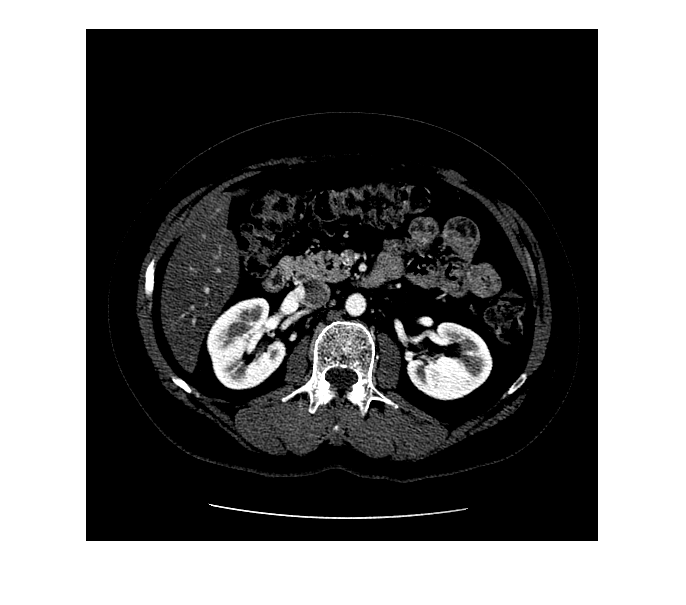
%> input picture Labo3/CT.png, 686 x 605 px
$ octave analyseCT.m   (GNU Octave 9; MATLAB toolbox functions it lacks are replaced by stand-ins)
%> lines starting %> are read from the running program, lines starting %| are printed output that depends on the picture
### Labo3/imgGradient.m
function [dx,dy] = imgGradient(img)
%IMGGRADIENT Summary of this function goes here
%   Detailed explanation goes here
width = size(img,1);
height = size(img,2);
dx=zeros(width,height);
dy=zeros(width,height);
for x=1:width-1
    for  y=1:height-1
        dx(x,y)=img(x,y+1)-img(x,y);
        dy(x,y)=img(x+1,y)-img(x,y);
    end
end
end

### Labo3/filterImg.m
function [filteredImg] = filterImg(img,minVal)
%FILTERIMG Summary of this function goes here
%   Detailed explanation goes here
width = size(img,1);
height = size(img,2);
filteredImg=zeros(width,height);
for x=1:width
    for  y=1:height
        if abs(img(x,y))>=minVal
            filteredImg(x,y)=img(x,y);
        end
    end
end
end

### Labo3/analyseCT.m
%Filtry i inne takie
minAvgGrad=100;
minSumGrad=115;
minDirectGrad=70;

% Wczytanie obrazu i przekształcenie do formatu double
img = imread('CT.png');
%> img is the input picture: size 605x686x3 uint8; min 0, max 255, mean 108.6
img = double(img(:,:,1));  % Praca z jednym kanałem kolorów
%> img: size 605x686 double

% Definicja osi x i y
x = 1:size(img,2);
%> x = 686 values from 1 to 686
y = 1:size(img,1)';
%> y = 605 values from 1 to 605

% Obliczenie gradientów px i py
[px, py] = imgGradient(img);
%> after the loop in imgGradient, `for x=1:width-1`:
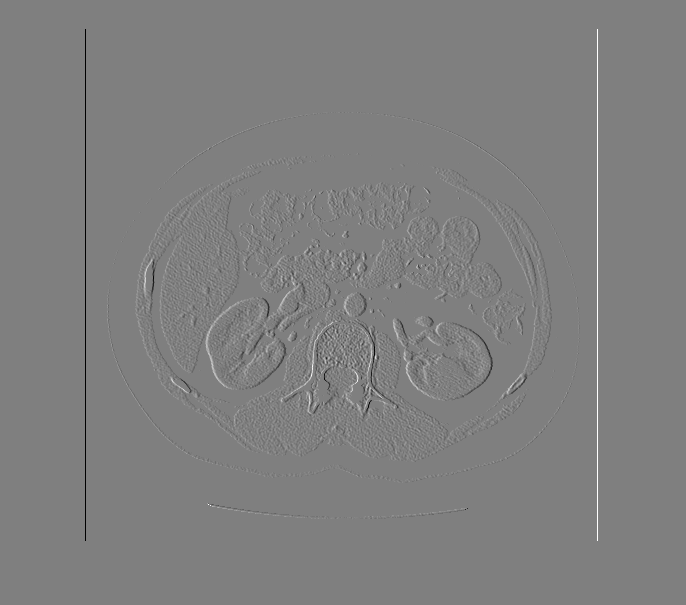
%> dx: size 605x686 double; min -255, max 255, mean 0; drawn with min black and max white
%> after the loop in imgGradient, `for x=1:width-1`:
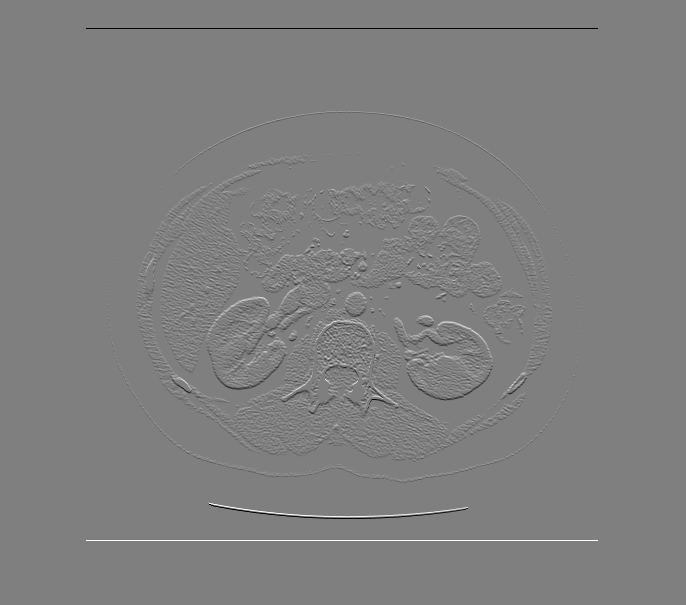
%> dy: size 605x686 double; min -255, max 255, mean 0; mean of the top-left, top-right, bottom-left and bottom-right quarters -0.5, -0.6, 0.5, 0.6; drawn with min black and max white

%px=filterImg(px,minGrad);
%py=filterImg(py,minGrad);

gradAvg = sqrt(px .^ 2 + py .^ 2);
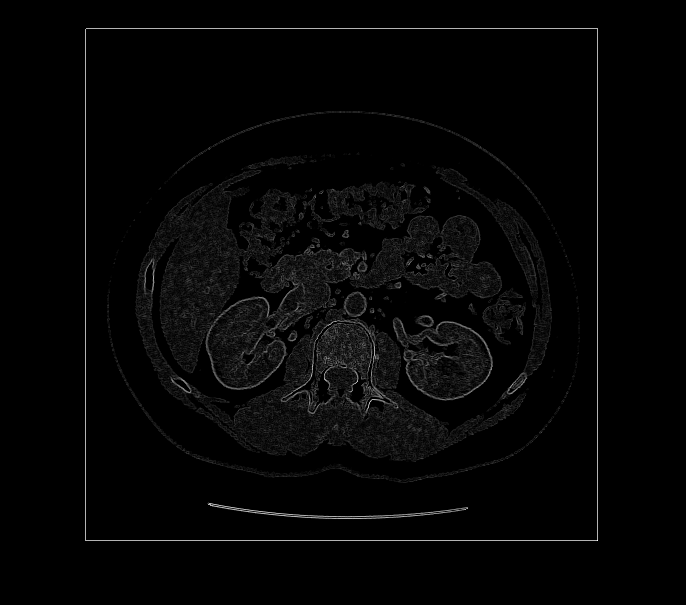
%> gradAvg: size 605x686 double; min 0, max 360.6, mean 7.5; drawn with min black and max white

gradSum = abs(px) + abs(py);

%Wyświetlenie obrazu
figure, imshow(uint8(img))

pxFiltered=filterImg(px,minDirectGrad);
figure
%> (the run ends here)
